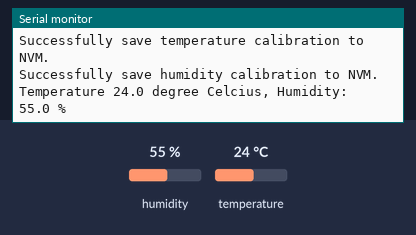
Recording of a program running on a simulated ESP32. Parts: the last lines printed to the serial monitor. The inputs (shaded band) are chosen by the test bench; at power-on: humidity 55 %, temperature 24 °C. WiFi joins after 1.5 s; servers stay silent unless stated; uploads are accepted with an empty reply; EEPROM starts erased.

Above: at 3.4 s.
3.5 s: humidity set to 22 %
At 5.1 s:
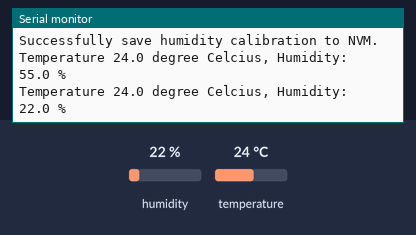
6.4 s: temperature set to 12 °C
At 7.0 s:
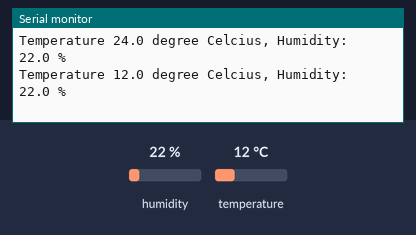
9.3 s: humidity set to 40 %
At 12.0 s:
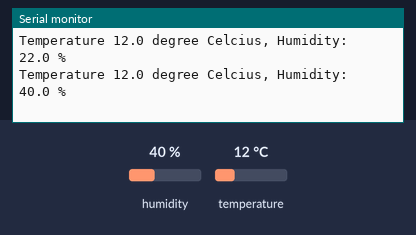
Timing chart, 0 to 13.5 s (numbered marks = the images above; inputs shaded):
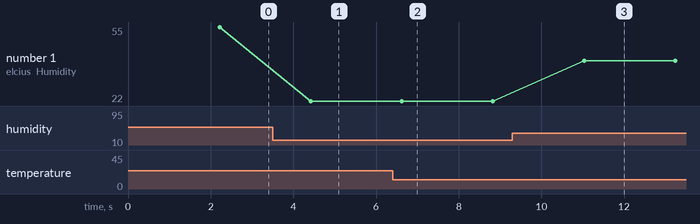

The program:

main.cpp
```cpp
#include <Arduino.h>
#include <WiFi.h>
#include <HTTPClient.h>
#include "DHT.h"
#include <ArduinoJson.h>
#include "Preferences.h"

#define DHT_PIN 25U
#define DHT_TYPE DHT22
#define SERIALPRINT_ENABLE 1

typedef struct
{
  float tempOffset;
  float humidityOffset;
} CalibrationData_T;

DHT dht(DHT_PIN, DHT_TYPE);
Preferences Prefs;

const char* ssid = "SWIFT14";
const char* password = "77754321";
const char* uploadServerUrl = "http://192.168.137.1:5000//upload";
const char* calibrationServerUrl = "http://192.168.137.1:5000//api//calibration";


static CalibrationData_T CalibrationData = {0};

static void getNvmCalibrationData(CalibrationData_T *RemotedCalibrationData)
{
  Prefs.begin("calib", false);
  RemotedCalibrationData->tempOffset = Prefs.getFloat("temp_offset");
  RemotedCalibrationData->humidityOffset = Prefs.getFloat("temp_offset");
  Prefs.end();
}

static void saveTemperatureCalibration(float tempOffset)
{
  Prefs.begin("temp_offset", false);
  Prefs.putFloat("temp_offset", tempOffset);
  Prefs.end();
#if SERIALPRINT_ENABLE
  Serial.printf("Successfully save temperature calibration to NVM.\n");
#endif
}

static void saveHumidityCalibration(float humidityOffset)
{
  Prefs.begin("humidityOffset", false);
  Prefs.putFloat("humidityOffset", humidityOffset);
  Prefs.end();
#if SERIALPRINT_ENABLE
  Serial.printf("Successfully save humidity calibration to NVM.\n");
#endif
}

static void fetchCalibration(CalibrationData_T *RemotedCalibrationData)
{
  HTTPClient http;
  http.begin(calibrationServerUrl);
  int httpCode = http.GET();
  if (httpCode == 200)
  {
    String payload = http.getString();
    StaticJsonDocument<200> doc;
    DeserializationError error = deserializeJson(doc, payload);
    if (!error)
    {
      RemotedCalibrationData->tempOffset = doc["temp_offset"].as<float>();
      RemotedCalibrationData->humidityOffset = doc["humidity_offset"].as<float>();
#if SERIALPRINT_ENABLE
      Serial.printf("Calibration loaded: tempOffset=%.2f, humidityOffset=%.2f\n",
        RemotedCalibrationData->tempOffset, RemotedCalibrationData->humidityOffset);
#endif
    }
    else
    {
#if SERIALPRINT_ENABLE
      Serial.println("Failed to parse JSON");
#endif
    }
  }
  else
  {
#if SERIALPRINT_ENABLE
    Serial.printf("HTTP GET failed, code: %d\n", httpCode);
#endif
  }
  http.end();
}

static void CalibrateSensor(void)
{
  CalibrationData_T RemotedCalibrationData = {0};
  CalibrationData_T NvmCalibrationData = {0};
  fetchCalibration(&RemotedCalibrationData);
  getNvmCalibrationData(&NvmCalibrationData);

  if (RemotedCalibrationData.tempOffset != NvmCalibrationData.tempOffset)
  {
    saveTemperatureCalibration(RemotedCalibrationData.tempOffset);
  }

  if (RemotedCalibrationData.humidityOffset != NvmCalibrationData.humidityOffset)
  {
    saveHumidityCalibration(RemotedCalibrationData.humidityOffset);
  }
  CalibrationData = RemotedCalibrationData;
}


void setup(void)
{
#if SERIALPRINT_ENABLE
  Serial.begin(115200);
  Serial.println("[INFO] Serial startup successful. ");
#endif

  dht.begin();
#if SERIALPRINT_ENABLE
  Serial.println("[INFO] DHT startup successful.");
#endif
  WiFi.begin(ssid, password);

  uint16_t WiFiTimeout = 0U;
  while((WiFi.status() != WL_CONNECTED) && (WiFiTimeout < 60U))
  {
#if SERIALPRINT_ENABLE
    Serial.println("[INFO] Connecting to WiFi...");
#endif
    WiFiTimeout++;
    delay(1000);
  }

  if (WiFi.status() == WL_CONNECTED)
  {
#if SERIALPRINT_ENABLE
    Serial.println("[INFO] WiFi connect successful.");
#endif
  }
  else
  {
#if SERIALPRINT_ENABLE
    Serial.println("[WARNING] WiFi connect timeout.");
#endif
  }
  CalibrateSensor(); /* Get calibration data. */
}

void loop(void)
{
  volatile float temperature = dht.readTemperature();
  volatile float humidity = dht.readHumidity();
  if (isnan(temperature) || isnan(humidity))
  {
#if SERIALPRINT_ENABLE
    Serial.println("Error: Failed to read DHT sensor!");
#endif
  }
  else
  {
#if SERIALPRINT_ENABLE
    Serial.printf("Temperature %.1f degree Celcius, Humidity: %.1f %%\n", temperature, humidity);
#endif
    HTTPClient http;
    http.begin(uploadServerUrl);
    temperature = temperature - CalibrationData.tempOffset;
    humidity = humidity - CalibrationData.humidityOffset;

    http.addHeader("Content-Type", "application/json");
    String json = "{\"temperature\":" + String(temperature) +
                  ",\"humidity\":" + String(humidity) + "}"; /* {temperature: value, humidity*: value} */

    int httpResponse = http.POST(json);
    http.end();
  }
  delay(2000);
}
```

Measured:
- after the input at 3.5 s, the serial monitor: prints a new line after 0.92 s (image 1)
- after the input at 6.4 s, the serial monitor: prints a new line after 0.22 s (image 2)
- after the input at 9.3 s, the serial monitor: prints a new line after 1.7 s (image 3)
- plotted number 1: 55 → 22 after the input at 3.5 s, 22 → 40 after the input at 9.3 s
